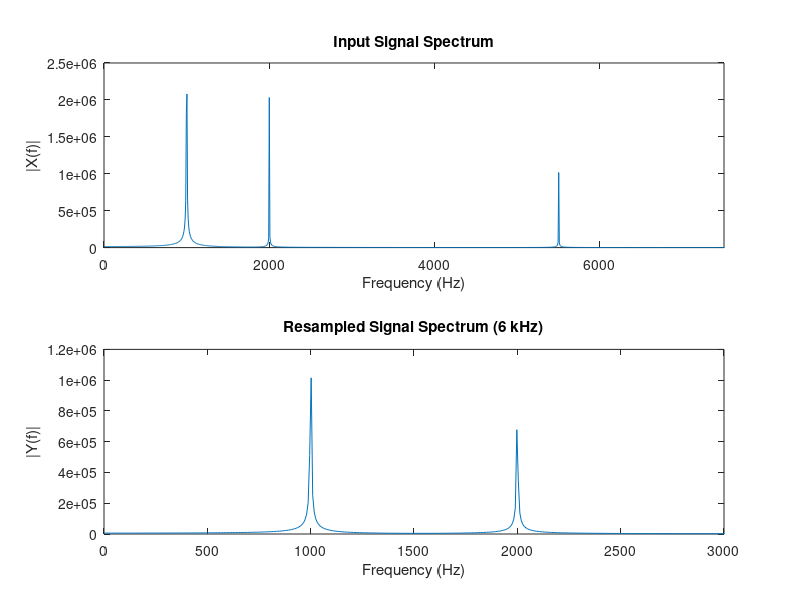

Here is the MATLAB script that generated this plot:

%Lab04-Part-A
%Part 4

%% EC5011 Lab 4A - Part 4: Change sampling frequency to 6 kHz

fs = 15000; N = 2048; t = (0:N-1)/fs;
A1 = 3000; f1 = 1000;
A2 = 2000; f2 = 2000;
A3 = 1000; f3 = 5500;
x = A1*sin(2*pi*f1*t) + A2*sin(2*pi*f2*t) + A3*sin(2*pi*f3*t);

% Resample from 15 kHz to 6 kHz (factor 2.5:1)
% Use MATLAB's resample function (includes filtering)
y = resample(x, 6, 15);

% Frequency axes
N_y = length(y);
f_x = (0:N-1)*(fs/N);
f_y = (0:N_y-1)*(6000/N_y);

% Plot magnitude spectra
figure;
subplot(2,1,1);
plot(f_x, abs(fft(x)));
title('Input Signal Spectrum');
xlabel('Frequency (Hz)'); ylabel('|X(f)|');
xlim([0 fs/2]);

subplot(2,1,2);
plot(f_y, abs(fft(y)));
title('Resampled Signal Spectrum (6 kHz)');
xlabel('Frequency (Hz)'); ylabel('|Y(f)|');
xlim([0 3000]);
